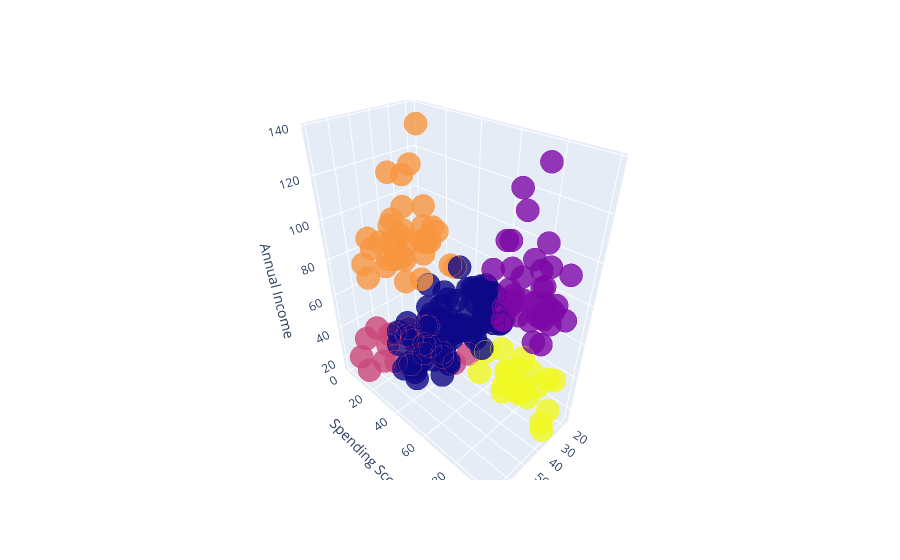

The cell this chart's notebook holds for it:
### Code cell
trace = go.Scatter3d(x= pandas_predictions['Age'],
                     y= pandas_predictions['Spending Score (1-100)'],
                     z= pandas_predictions['Annual Income (k$)'],
                     mode='markers',
                     marker=dict(color = pandas_predictions['prediction'],
                                 line=dict(color= pandas_predictions['prediction'],
                                           width= 12),
                                 opacity=0.8))
data = [trace]

layout = go.Layout(scene = dict(xaxis = dict(title  = 'Age'),
                                yaxis = dict(title  = 'Spending Score'),
                                zaxis = dict(title  = 'Annual Income')))

fig = go.Figure(data=data, layout=layout)
py.offline.iplot(fig)

### Figure 1 — Plotly figure (JSON) as saved in the notebook; plotly's stock layout.template omitted (floating-point values rounded to 4 significant figures; data arrays with more than 128 entries replaced by an {"elided": "..."} marker saying what was removed)
{"data": [{"marker": {"color": {"elided": "200 int values"}, "line": {"color": {"elided": "200 int values"}, "width": 12}, "opacity": 0.8}, "mode": "markers", "type": "scatter3d", "x": {"elided": "200 int values"}, "y": {"elided": "200 int values"}, "z": {"elided": "200 int values"}}], "layout": {"scene": {"xaxis": {"title": {"text": "Age"}}, "yaxis": {"title": {"text": "Spending Score"}}, "zaxis": {"title": {"text": "Annual Income"}}}}}
